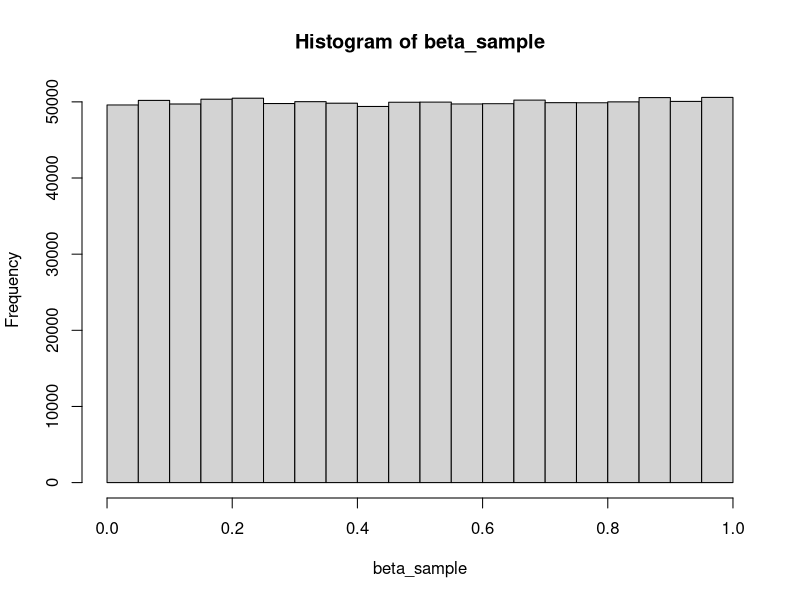
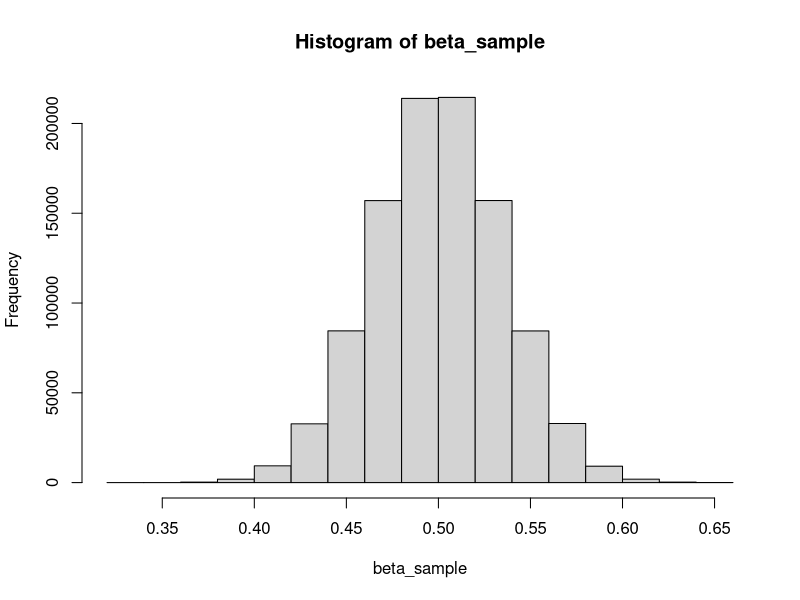
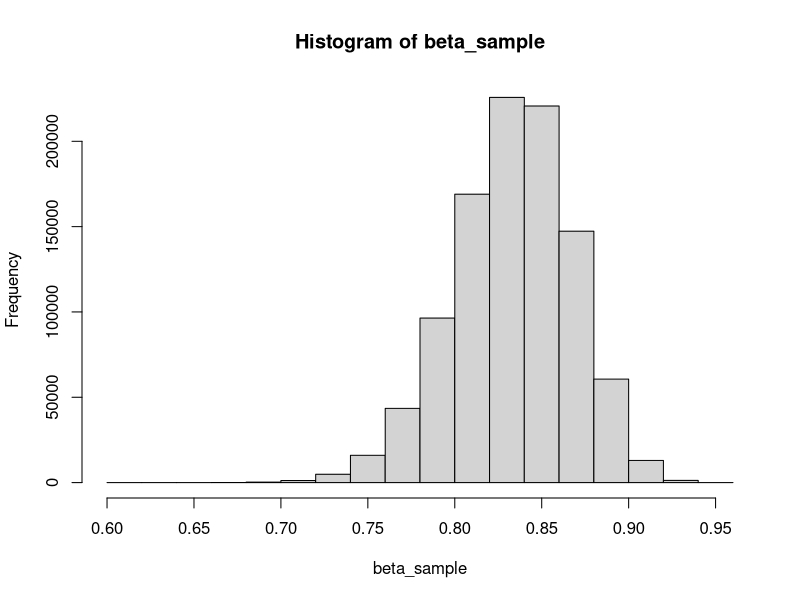
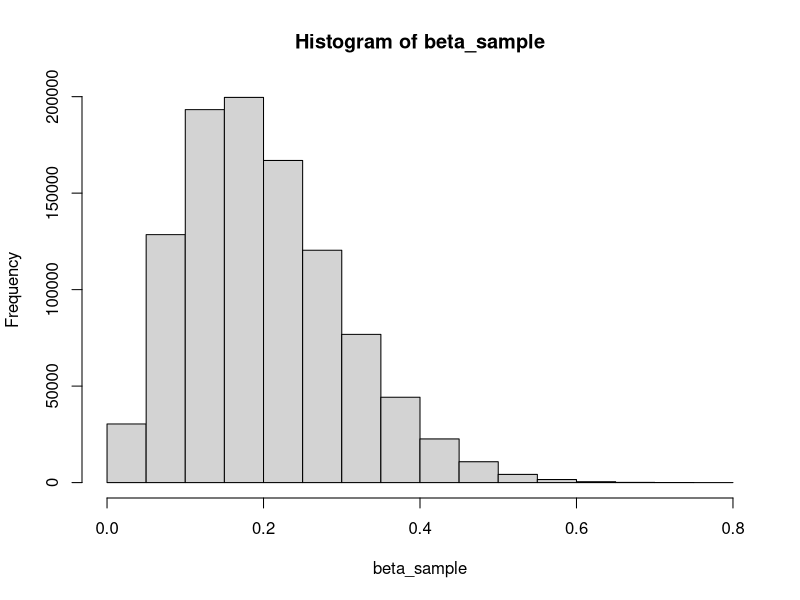
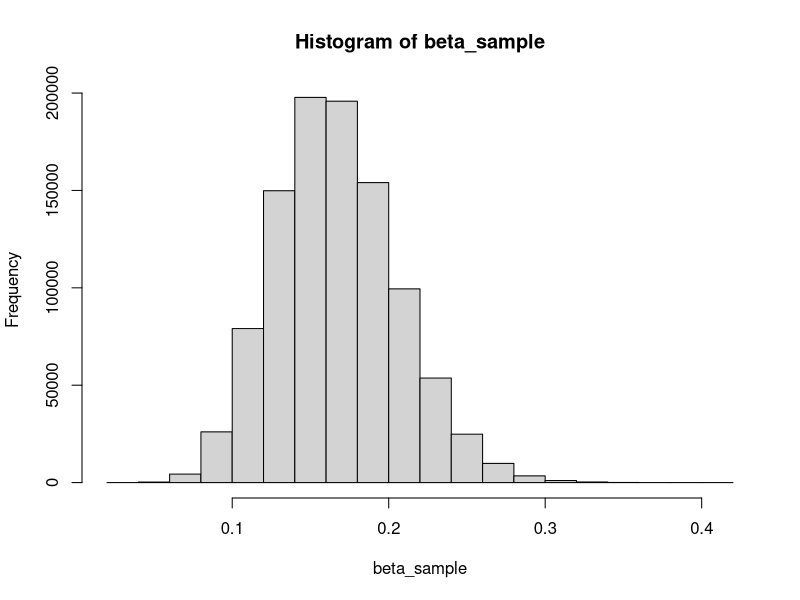
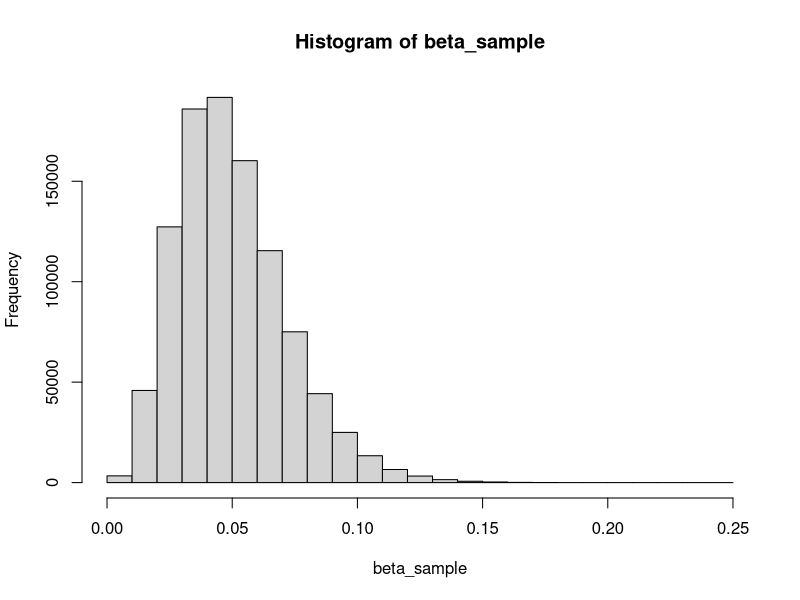
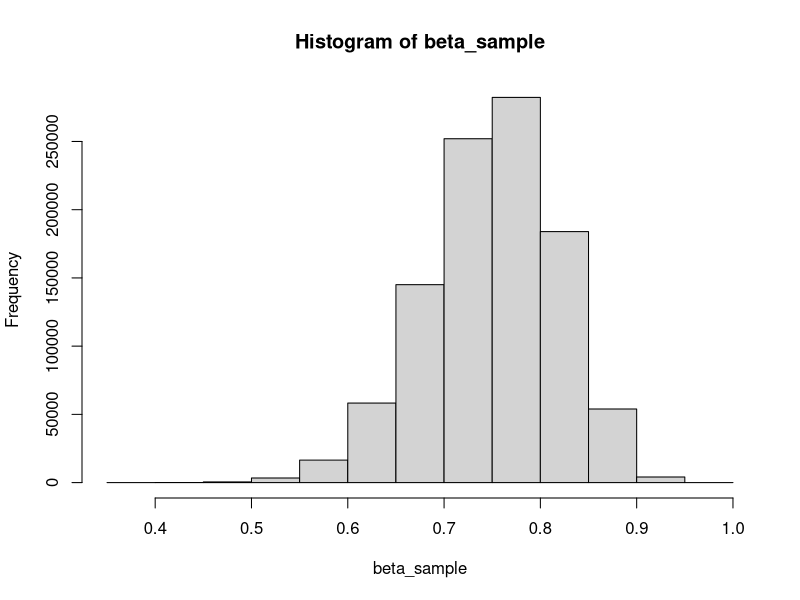
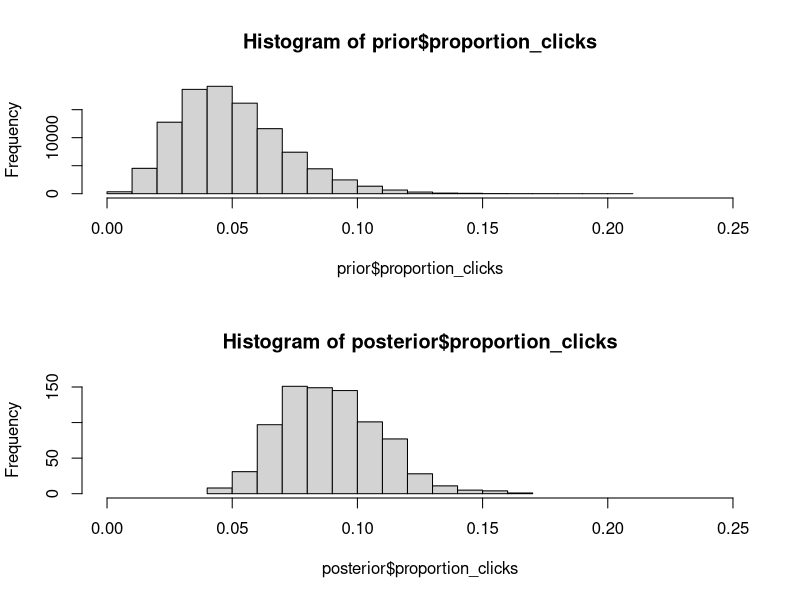

Write R code to recreate these figures, in order.
## ---- chunk 1
knitr::opts_chunk$set(echo = TRUE)
## ---- chunk 2
# Explore using the rbeta function
beta_sample <- rbeta(n = 1000000, shape1 = 1, shape2 = 1)

# Visualize the results
hist(beta_sample)

# Explore using the rbeta function
beta_sample <- rbeta(n = 1000000, shape1 = 100, shape2 = 100)

# Visualize the results
hist(beta_sample)

# Explore using the rbeta function
beta_sample <- rbeta(n = 1000000, shape1 = 100, shape2 = 20)

# Visualize the results
hist(beta_sample)
## ---- chunk 3
# Explore using the rbeta function
beta_sample <- rbeta(n = 1000000, shape1 = 3, shape2 = 12)

# Visualize the results
hist(beta_sample)

# Explore using the rbeta function
beta_sample <- rbeta(n = 1000000, shape1 = 15, shape2 = 75)

# Visualize the results
hist(beta_sample)


# Explore using the rbeta function
beta_sample <- rbeta(n = 1000000, shape1 = 5, shape2 = 95)

# Visualize the results
hist(beta_sample)

# Explore using the rbeta function
beta_sample <- rbeta(n = 1000000, shape1 = 30, shape2 = 10)

# Visualize the results
hist(beta_sample)
## ---- chunk 4
n_draws <- 100000
n_ads_shown <- 100

# Change the prior on proportion_clicks
proportion_clicks <- 
  rbeta(n_draws, shape1 = 5, shape2 = 95)
n_visitors <- 
  rbinom(n_draws, size = n_ads_shown, 
         prob = proportion_clicks)
prior <- 
  data.frame(proportion_clicks, n_visitors)
posterior <- 
  prior[prior$n_visitors == 13, ]

# This plots the prior and the posterior in the same plot
par(mfcol = c(2, 1))
hist(prior$proportion_clicks, 
     xlim = c(0, 0.25))
hist(posterior$proportion_clicks, 
     xlim = c(0, 0.25))
## ---- chunk 5
n_draws <- 100000
n_ads_shown <- 100
proportion_clicks <- runif(n_draws, min = 0.0, max = 0.2)
n_visitors <- rbinom(n = n_draws, size = n_ads_shown, 
                     prob = proportion_clicks)
prior <- data.frame(proportion_clicks, n_visitors)

# Create the posteriors for video and text ads
posterior_video <- prior[prior$n_visitors == 13, ]
posterior_text <- prior[prior$n_visitors == 6, ]

# Visualize the posteriors
hist(posterior_video$proportion_clicks, xlim = c(0, 0.25))
hist(posterior_text$proportion_clicks, xlim = c(0, 0.25))
## ---- chunk 6
posterior <- data.frame(
    video_prop = posterior_video$proportion_clicks[1:4000],
    text_prop  = posterior_text$proportion_click[1:4000])
    
# Calculate the posterior difference: video_prop - text_prop
posterior$prop_diff <- posterior$video_prop - posterior$text_prop

# Visualize prop_diff
 hist(posterior$prop_diff, xlim = c(0, 0.25))

median(posterior$prop_diff)
# Summarize prop_diff
sum(posterior$prop_diff > 0) / length(posterior$prop_diff)
## ---- chunk 7
video_cost <- 0.25
text_cost <- 0.05
visitor_spend <- 2.53

posterior$video_profit <- 
  posterior$video_prop * visitor_spend - video_cost
posterior$text_profit <-
  posterior$text_prop * visitor_spend - text_cost
posterior$profit_diff <- posterior$video_profit - posterior$text_profit

hist(posterior$video_profit)
hist(posterior$text_profit)
## ---- chunk 8
# Add the column posterior$profit_diff
posterior$profit_diff <- posterior$video_profit - posterior$text_profit

# Visualize posterior$profit_diff
hist(posterior$profit_diff)

# Calculate a "best guess" for the difference in profits
median(posterior$profit_diff)

# Calculate the probability that text ads are better than video ads
sum(posterior$profit_diff < 0) / length(posterior$profit_diff)
head(posterior)
## ---- chunk 9
# Simulate from a Poisson distribution and visualize the result
x <- rpois(n = 10000, lambda = 3)
hist(x)

# Simulate from a Poisson distribution and visualize the result
x <- rpois(n = 10000, lambda = 11.5)
hist(x)

mean(x >= 15)
## ---- chunk 10
# Change this model so that it uses a Poisson distribution instead
n_draws <- 100000
mean_clicks <- runif(n_draws, min = 0, max = 80)
n_visitors <- rpois(n = n_draws, lambda = mean_clicks)
                     
prior <- data.frame(mean_clicks, n_visitors)
posterior <- prior[prior$n_visitors == 19, ]
hist(prior$mean_clicks)
hist(posterior$mean_clicks)
